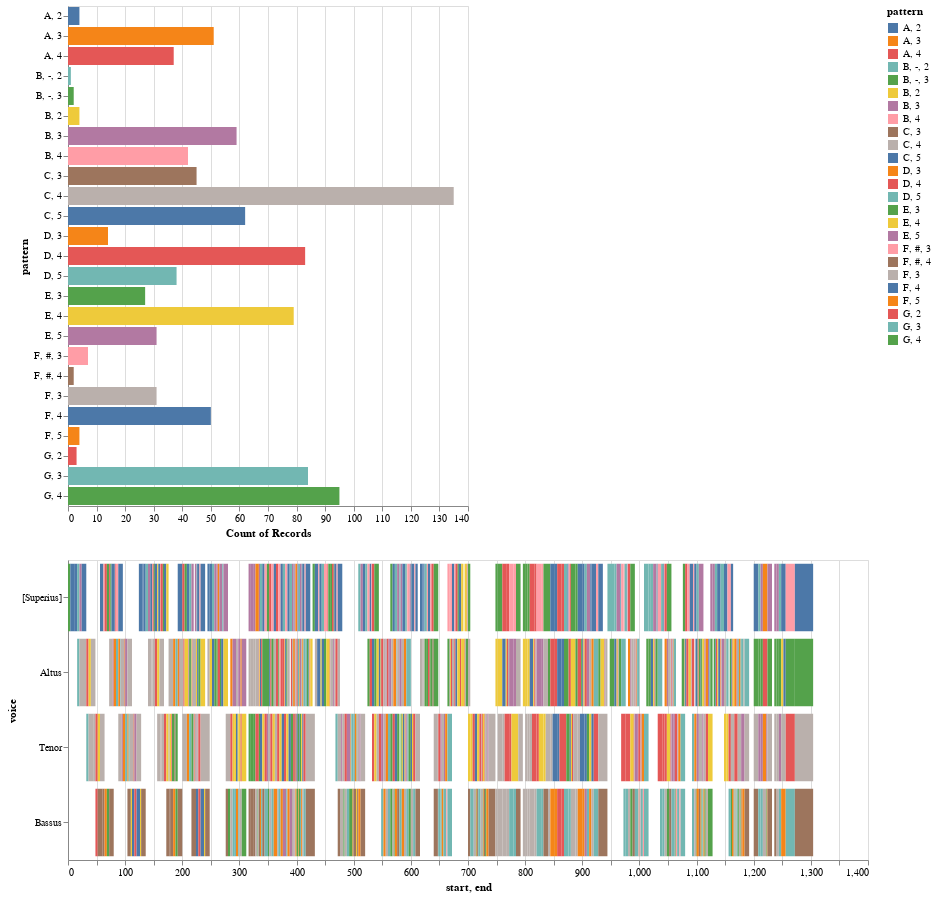

Notebook code cell kept with this figure:
### Code cell
viz.plot_ngrams_heatmap(notes, notes_durs, selected_patterns=[], voices=[])

### Figure 1 — Vega-Lite specification as saved in the notebook (floating-point values rounded to 4 significant figures; data arrays with more than 128 entries replaced by an {"elided": "..."} marker saying what was removed)
{"config": {"view": {"continuousWidth": 400, "continuousHeight": 300}}, "vconcat": [{"mark": "bar", "encoding": {"color": {"type": "nominal", "field": "pattern"}, "opacity": {"condition": {"value": 1, "selection": "selector075"}, "value": 0.2}, "x": {"type": "nominal", "aggregate": "count", "field": "pattern"}, "y": {"type": "nominal", "field": "pattern"}}, "selection": {"selector075": {"type": "multi", "fields": ["pattern"]}}}, {"mark": "bar", "encoding": {"color": {"type": "nominal", "field": "pattern"}, "opacity": {"condition": {"value": 1, "selection": "selector075"}, "value": 0.2}, "tooltip": [{"type": "quantitative", "field": "start"}, {"type": "quantitative", "field": "end"}, {"type": "nominal", "field": "pattern"}], "x": {"type": "quantitative", "field": "start"}, "x2": {"field": "end"}, "y": {"type": "nominal", "field": "voice", "sort": null}}, "height": 300, "selection": {"selector075": {"type": "multi", "fields": ["pattern"]}}, "width": 800}], "data": {"name": "data-de52be36f6062b2c3488c1ec9a1dde25"}, "$schema": "https://vega.github.io/schema/vega-lite/v4.8.1.json", "datasets": {"data-de52be36f6062b2c3488c1ec9a1dde25": {"elided": "990 records"}}}
